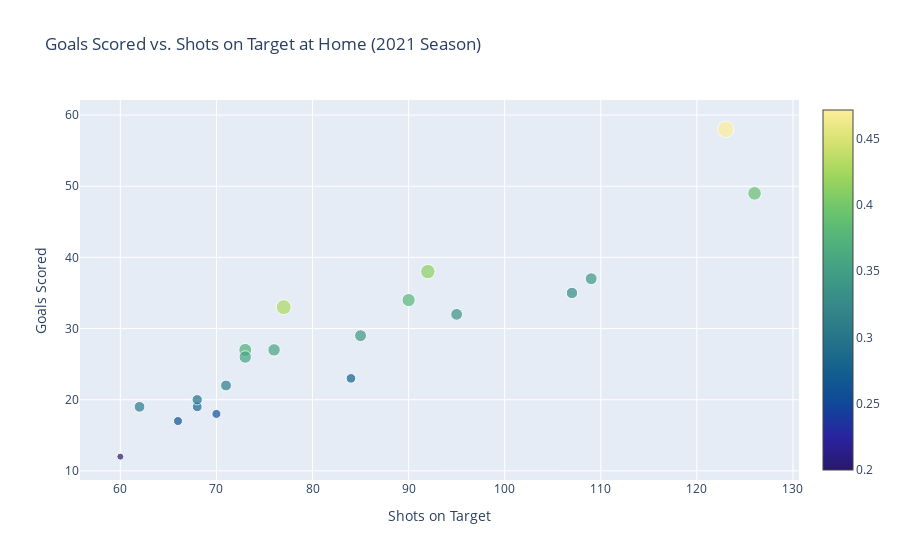

The notebook cell saved with this chart:
### Code cell
# Now we just adjust the parameters of the previous scatter plot to show home numbers in the 2021 season
home_21 = go.Scatter(x=home_shootin_stats_21['SoT'], y=home_shootin_stats_21['GF'], mode='markers',
                   text=home_shootin_stats_21.index.get_level_values('Team'),
                   marker={'size': 35 * home_shootin_stats_21['Efficiency'],
                           'color':home_shootin_stats_21['Efficiency'],'colorscale': 'haline', 'showscale':True})
                              #To have the points vary based on efficiency
# create a layout for the plot
home_layout_21 = go.Layout(title='Goals Scored vs. Shots on Target at Home (2021 Season)',
                   xaxis={'title': 'Shots on Target'},
                   yaxis={'title': 'Goals Scored'})

# To show our plot
shot_HomeStats_21 = go.Figure(data=[home_21], layout=home_layout_21)
shot_HomeStats_21.show()
py.plot(shot_HomeStats_21, filename='ShotsvsGoals_Home_Stats_21.html', auto_open=False)

### Figure 1 — Plotly figure (JSON) as saved in the notebook; plotly's stock layout.template omitted (floating-point values rounded to 4 significant figures)
{"data": [{"marker": {"color": [0.3271, 0.3412, 0.3099, 0.3065, 0.2571, 0.3394, 0.3553, 0.3699, 0.2794, 0.3778, 0.3889, 0.4715, 0.3368, 0.3562, 0.2, 0.2738, 0.413, 0.2576, 0.4286, 0.2941], "colorscale": [[0, "rgb(41, 24, 107)"], [0.09091, "rgb(42, 35, 160)"], [0.1818, "rgb(15, 71, 153)"], [0.2727, "rgb(18, 95, 142)"], [0.3636, "rgb(38, 116, 137)"], [0.4545, "rgb(53, 136, 136)"], [0.5455, "rgb(65, 157, 133)"], [0.6364, "rgb(81, 178, 124)"], [0.7273, "rgb(111, 198, 107)"], [0.8182, "rgb(160, 214, 91)"], [0.9091, "rgb(212, 225, 112)"], [1, "rgb(253, 238, 153)"]], "showscale": true, "size": [11.45, 11.94, 10.85, 10.73, 9, 11.88, 12.43, 12.95, 9.779, 13.22, 13.61, 16.5, 11.79, 12.47, 7, 9.583, 14.46, 9.015, 15, 10.29]}, "mode": "markers", "text": ["Arsenal", "Aston Villa", "Brentford", "Brighton and Hove Albion", "Burnley", "Chelsea", "Crystal Palace", "Everton", "Leeds United", "Leicester City", "Liverpool", "Manchester City", "Manchester United", "Newcastle United", "Norwich City", "Southampton", "Tottenham Hotspur", "Watford", "West Ham United", "Wolverhampton Wanderers"], "type": "scatter", "x": [107, 85, 71, 62, 70, 109, 76, 73, 68, 90, 126, 123, 95, 73, 60, 84, 92, 66, 77, 68], "y": [35, 29, 22, 19, 18, 37, 27, 27, 19, 34, 49, 58, 32, 26, 12, 23, 38, 17, 33, 20]}], "layout": {"title": {"text": "Goals Scored vs. Shots on Target at Home (2021 Season)"}, "xaxis": {"title": {"text": "Shots on Target"}}, "yaxis": {"title": {"text": "Goals Scored"}}}}
